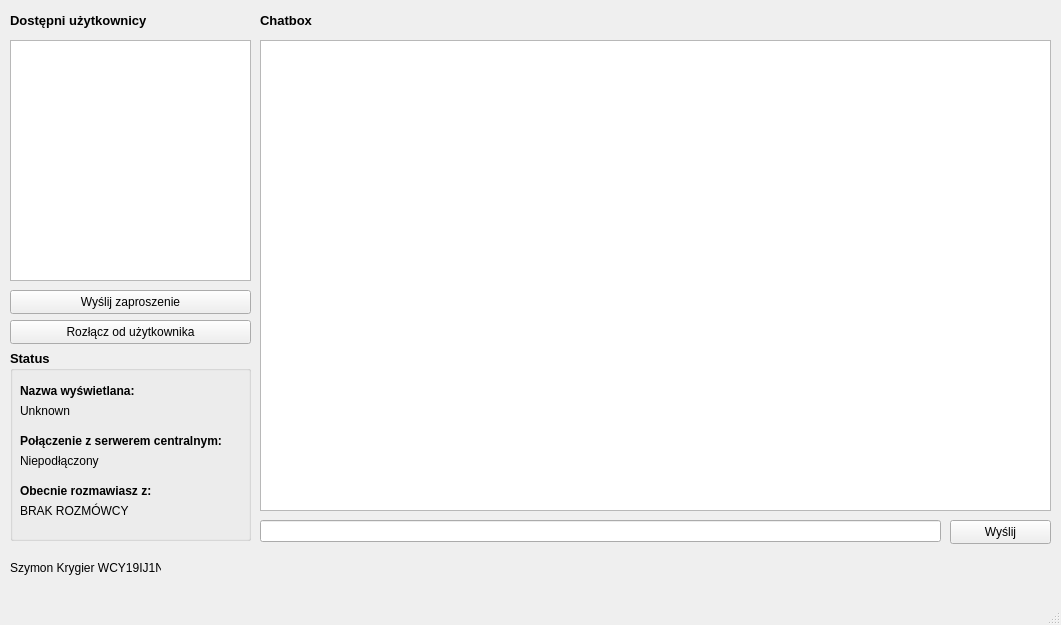
<?xml version="1.0" encoding="UTF-8"?>
<ui version="4.0">
 <class>MainWindow</class>
 <widget class="QMainWindow" name="MainWindow">
  <property name="geometry">
   <rect>
    <x>0</x>
    <y>0</y>
    <width>1061</width>
    <height>625</height>
   </rect>
  </property>
  <property name="windowTitle">
   <string>MainWindow</string>
  </property>
  <widget class="QWidget" name="centralwidget">
   <widget class="QLabel" name="lbl_available_users">
    <property name="geometry">
     <rect>
      <x>10</x>
      <y>10</y>
      <width>241</width>
      <height>21</height>
     </rect>
    </property>
    <property name="font">
     <font>
      <pointsize>10</pointsize>
      <bold>true</bold>
     </font>
    </property>
    <property name="text">
     <string>Dostępni użytkownicy</string>
    </property>
   </widget>
   <widget class="QLineEdit" name="tb_message">
    <property name="geometry">
     <rect>
      <x>260</x>
      <y>520</y>
      <width>681</width>
      <height>22</height>
     </rect>
    </property>
   </widget>
   <widget class="QPushButton" name="btn_send_message">
    <property name="geometry">
     <rect>
      <x>950</x>
      <y>520</y>
      <width>101</width>
      <height>24</height>
     </rect>
    </property>
    <property name="text">
     <string>Wyślij</string>
    </property>
   </widget>
   <widget class="QGroupBox" name="gb_status">
    <property name="geometry">
     <rect>
      <x>10</x>
      <y>350</y>
      <width>241</width>
      <height>191</height>
     </rect>
    </property>
    <property name="font">
     <font>
      <pointsize>10</pointsize>
      <bold>true</bold>
     </font>
    </property>
    <property name="title">
     <string>Status</string>
    </property>
    <widget class="QLabel" name="lbl_server_status_title">
     <property name="geometry">
      <rect>
       <x>10</x>
       <y>80</y>
       <width>201</width>
       <height>21</height>
      </rect>
     </property>
     <property name="font">
      <font>
       <pointsize>9</pointsize>
       <bold>true</bold>
      </font>
     </property>
     <property name="text">
      <string>Połączenie z serwerem centralnym:</string>
     </property>
    </widget>
    <widget class="QLabel" name="lbl_server_status">
     <property name="geometry">
      <rect>
       <x>10</x>
       <y>100</y>
       <width>141</width>
       <height>21</height>
      </rect>
     </property>
     <property name="font">
      <font>
       <pointsize>9</pointsize>
       <bold>false</bold>
      </font>
     </property>
     <property name="text">
      <string>Niepodłączony</string>
     </property>
    </widget>
    <widget class="QLabel" name="lbl_current_receiver">
     <property name="geometry">
      <rect>
       <x>10</x>
       <y>150</y>
       <width>221</width>
       <height>21</height>
      </rect>
     </property>
     <property name="font">
      <font>
       <pointsize>9</pointsize>
       <bold>false</bold>
      </font>
     </property>
     <property name="text">
      <string>BRAK ROZMÓWCY</string>
     </property>
    </widget>
    <widget class="QLabel" name="lbl_current_receiver_title">
     <property name="geometry">
      <rect>
       <x>10</x>
       <y>130</y>
       <width>141</width>
       <height>21</height>
      </rect>
     </property>
     <property name="font">
      <font>
       <pointsize>9</pointsize>
       <bold>true</bold>
      </font>
     </property>
     <property name="text">
      <string>Obecnie rozmawiasz z:</string>
     </property>
    </widget>
    <widget class="QLabel" name="lbl_nickname">
     <property name="geometry">
      <rect>
       <x>10</x>
       <y>50</y>
       <width>141</width>
       <height>21</height>
      </rect>
     </property>
     <property name="font">
      <font>
       <pointsize>9</pointsize>
       <bold>false</bold>
      </font>
     </property>
     <property name="text">
      <string>Unknown</string>
     </property>
    </widget>
    <widget class="QLabel" name="lbl_nickname_title">
     <property name="geometry">
      <rect>
       <x>10</x>
       <y>30</y>
       <width>201</width>
       <height>21</height>
      </rect>
     </property>
     <property name="font">
      <font>
       <pointsize>9</pointsize>
       <bold>true</bold>
      </font>
     </property>
     <property name="text">
      <string>Nazwa wyświetlana:</string>
     </property>
    </widget>
   </widget>
   <widget class="QPushButton" name="btn_send_invitation">
    <property name="geometry">
     <rect>
      <x>10</x>
      <y>290</y>
      <width>241</width>
      <height>24</height>
     </rect>
    </property>
    <property name="text">
     <string>Wyślij zaproszenie</string>
    </property>
   </widget>
   <widget class="QLabel" name="lbl_autor">
    <property name="geometry">
     <rect>
      <x>10</x>
      <y>560</y>
      <width>151</width>
      <height>16</height>
     </rect>
    </property>
    <property name="text">
     <string>Szymon Krygier WCY19IJ1N1</string>
    </property>
   </widget>
   <widget class="QLabel" name="lbl_chatbox">
    <property name="geometry">
     <rect>
      <x>260</x>
      <y>10</y>
      <width>241</width>
      <height>21</height>
     </rect>
    </property>
    <property name="font">
     <font>
      <pointsize>10</pointsize>
      <bold>true</bold>
     </font>
    </property>
    <property name="text">
     <string>Chatbox</string>
    </property>
   </widget>
   <widget class="QPushButton" name="btn_disconnect_from_receiver">
    <property name="geometry">
     <rect>
      <x>10</x>
      <y>320</y>
      <width>241</width>
      <height>24</height>
     </rect>
    </property>
    <property name="text">
     <string>Rozłącz od użytkownika</string>
    </property>
   </widget>
   <widget class="QListWidget" name="list_messages">
    <property name="geometry">
     <rect>
      <x>260</x>
      <y>40</y>
      <width>791</width>
      <height>471</height>
     </rect>
    </property>
   </widget>
   <widget class="QListWidget" name="list_available_users">
    <property name="geometry">
     <rect>
      <x>10</x>
      <y>40</y>
      <width>241</width>
      <height>241</height>
     </rect>
    </property>
   </widget>
  </widget>
  <widget class="QMenuBar" name="menubar">
   <property name="geometry">
    <rect>
     <x>0</x>
     <y>0</y>
     <width>1061</width>
     <height>22</height>
    </rect>
   </property>
  </widget>
  <widget class="QStatusBar" name="statusbar"/>
 </widget>
 <resources/>
 <connections/>
</ui>
